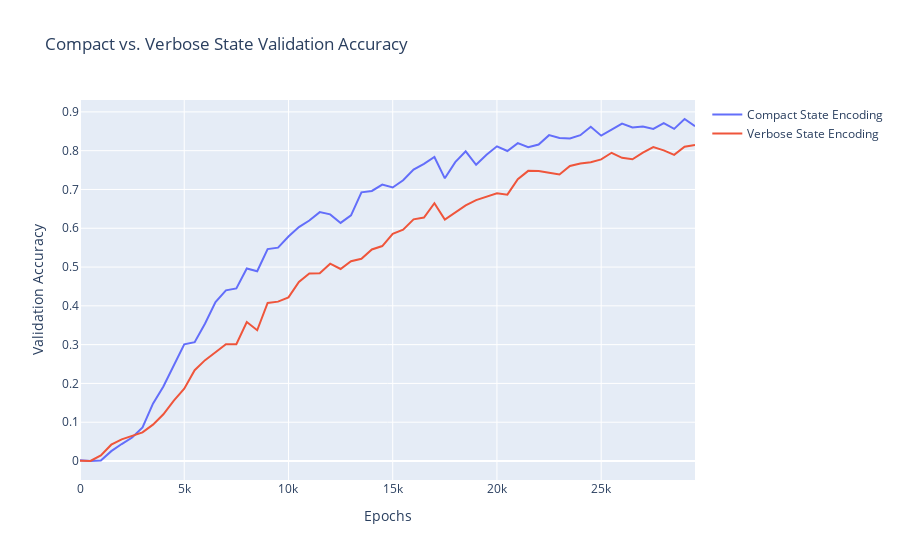

The notebook cell this image was saved under:
### Code cell
eval_steps_exp2 = list(range(0, 500*len(stats_comp['accr']), 500))
state_enc_accr = {
    'Compact State Encoding': [eval_steps_exp2, stats_comp['accr']],
    'Verbose State Encoding': [eval_steps_exp2, stats_verb['accr']]
}

plot_lines(state_enc_accr, axes_titles=('Epochs', 'Validation Accuracy'), title='Compact vs. Verbose State Validation Accuracy')
